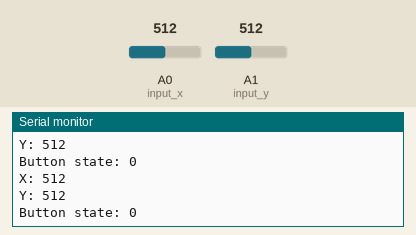
This sketch was run on a simulated Arduino Uno, built with avr-gcc and run on an emulated ATmega328P. Parts: the last lines printed to the serial monitor. Inputs (shaded band) come from the test bench; at power-on: A0 (input_x) = 512, A1 (input_y) = 512.

Above: at 1.2 s.
1.3 s: A0 (input_x) set to 110
At 2.0 s:
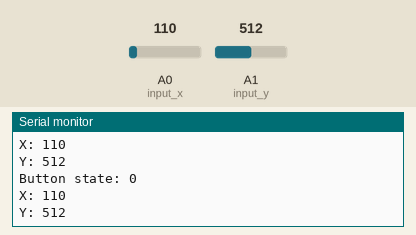
4.3 s: A0 (input_x) set to 89
At 5.4 s:
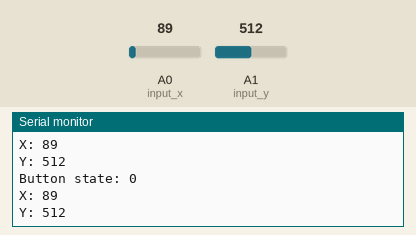
5.8 s: A1 (input_y) set to 105
At 6.9 s:
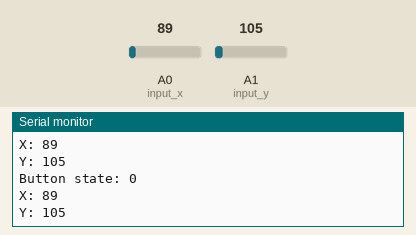
7.3 s: A1 (input_y) set to 94
At 8.2 s:
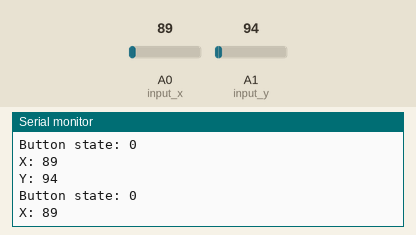
8.8 s: A0 (input_x) set to 11
At 9.9 s:
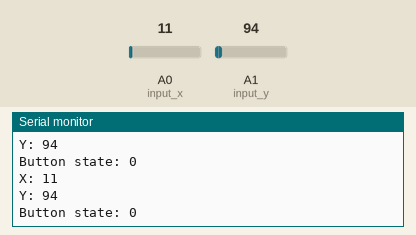
11.8 s: A0 (input_x) set to 8
At 12.6 s:
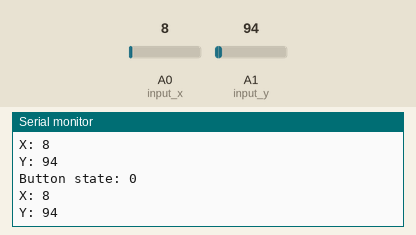
Timing chart, 0 to 14.3 s (numbered marks = the images above; inputs shaded):
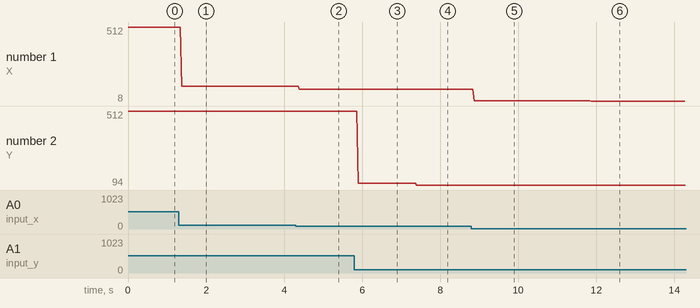

The sketch:

joystick.ino
```cpp
byte input_x = A0;
byte input_y = A1;
byte button = 2;
int x_val;
int y_val;
byte is_button_pressed;
void setup() {
  Serial.begin(9600);
  pinMode(input_x, INPUT);
  pinMode(input_y, INPUT);
  pinMode(button, INPUT_PULLUP);

}

void loop() {
  // put your main code here, to run repeatedly:
  x_val = analogRead(input_x);
  y_val = analogRead(input_y);
  is_button_pressed = digitalRead(is_button_pressed); //it has to be inverted for true boolean values

  Serial.print("X: ");
  Serial.println(x_val);
  Serial.print("Y: ");
  Serial.println(y_val);
  Serial.print("Button state: ");
  Serial.println(is_button_pressed);

}
```

Measured:
- the behaviour switches between 100 and 99 on A1 (input_y) (found by bisection; images 3 and 4)
- the behaviour switches between 10 and 9 on A0 (input_x) (found by bisection; images 5 and 6)
- after the input at 1.3 s, the serial monitor: prints a new line after 0.07 s (image 1)
- after the input at 4.3 s, the serial monitor: prints a new line after 0.09 s (image 2)
- after the input at 5.8 s, the serial monitor: prints a new line after 0.10 s (image 3)
- after the input at 7.3 s, the serial monitor: prints a new line after 0.10 s (image 4)
- after the input at 8.8 s, the serial monitor: prints a new line after 0.07 s (image 5)
- after the input at 11.8 s, the serial monitor: prints a new line after 0.07 s (image 6)
